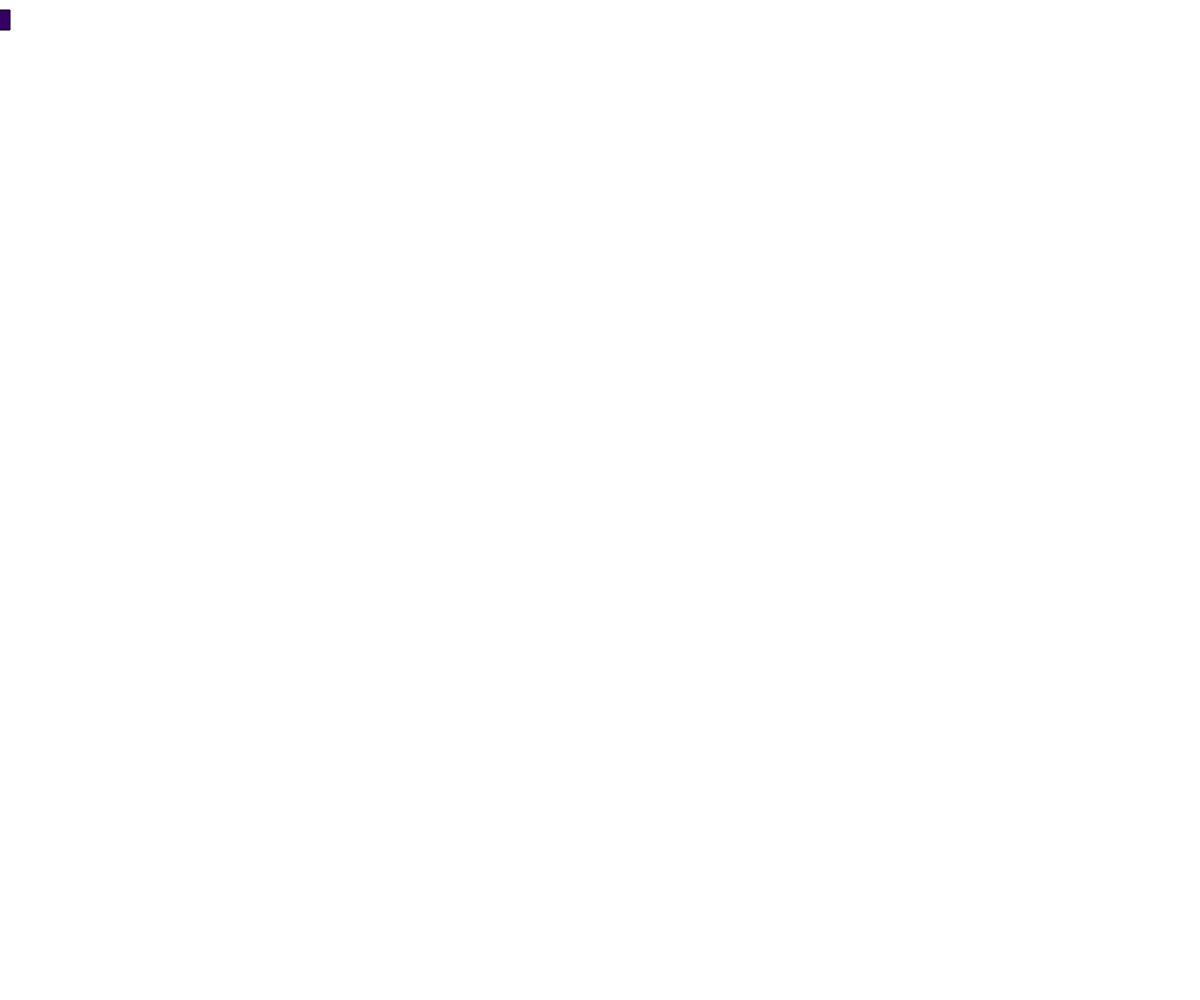
Frame 1 (no input)
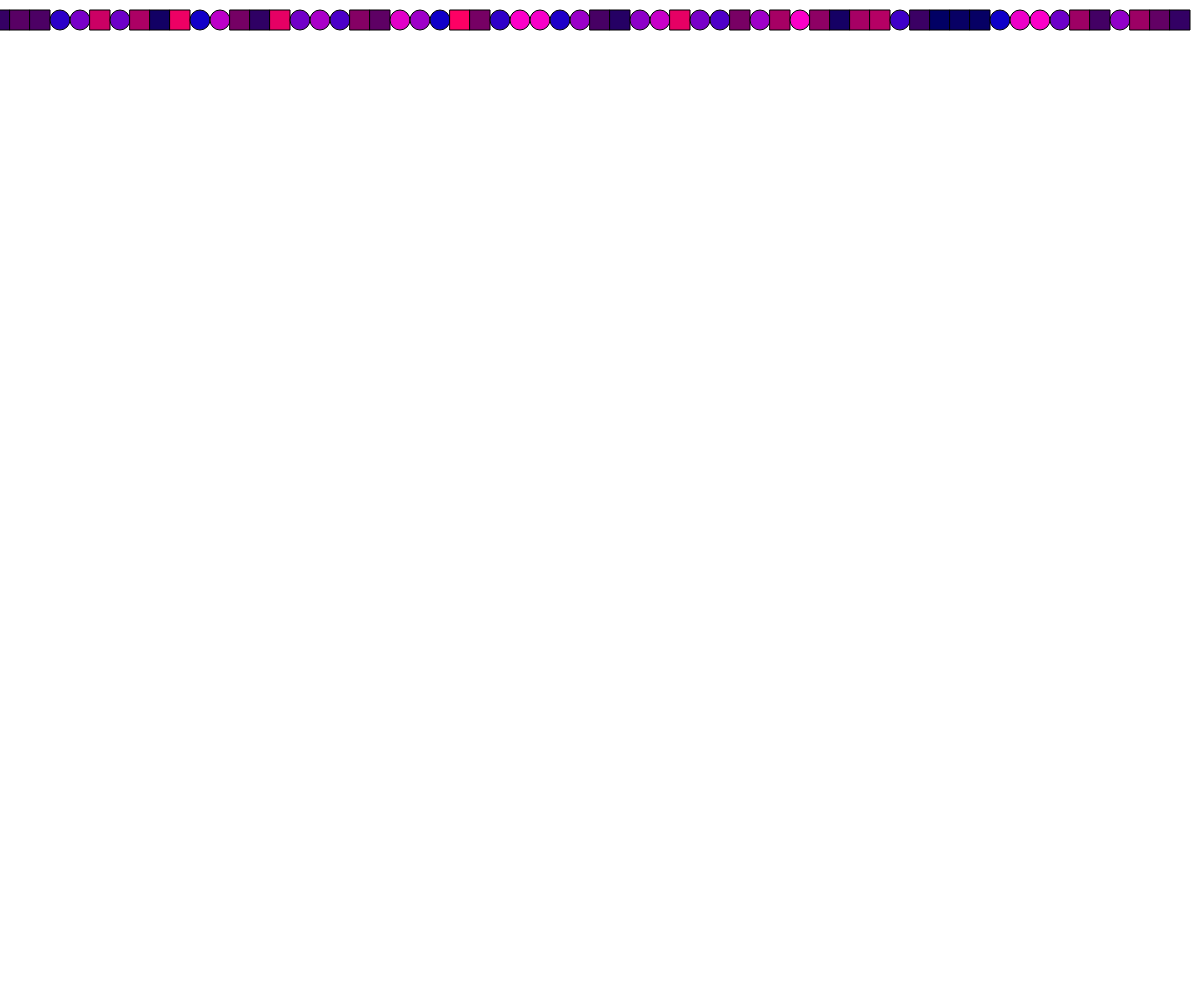
Frame 60 (no input)
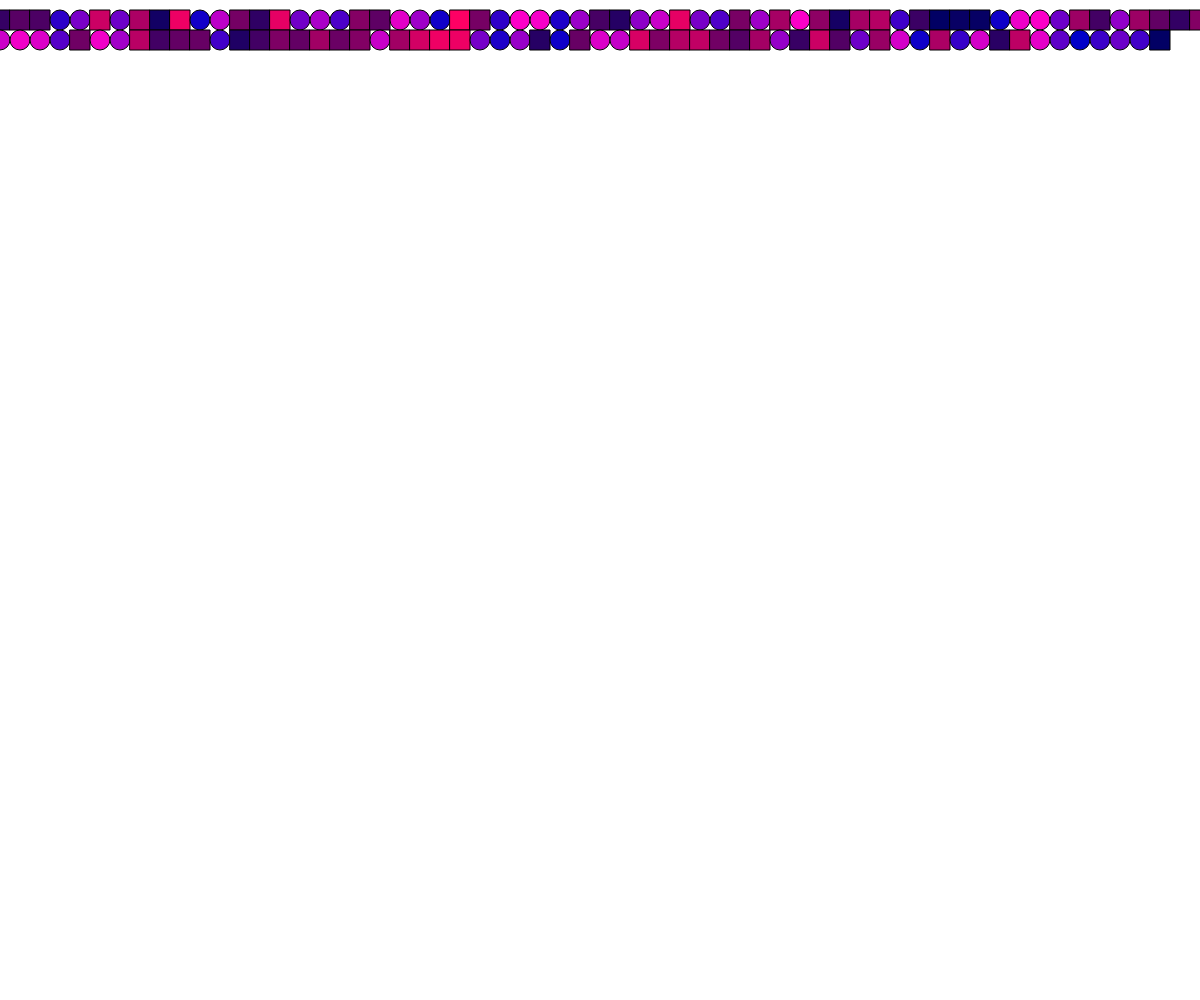
Frame 120 (the mouse pressed at the canvas centre since frame 60)

The p5.js sketch that drew these frames (run headless with seeded random() and noise() and a simulated clock; from frame 60 on, the mouse is pressed at the canvas centre):

// p5.js sketch
// ── sketch.js
// -
// 10 print variation 0.2 by barsab
// 2020 © barsab, Daniele @Fupete and the course DSII2020 at DESIGN.unirsm
// github.com/dsii-2020-unirsm — github.com/fupete
// Educational purposes, MIT License, 2020, San Marino
// —

let x = 0;
let y = 20;
size = 20;
function setup() {
  createCanvas(windowWidth, windowHeight);
  background(255);
  rectMode(CENTER);
}

function draw() {
  if (random(1) > 0.5) {
    fill (random(255), 0, 100);
    rect(x, y, size, size);
  } 
  else {
    fill (random(255), 0, 200);
    ellipse (x, y, size);
  }
  x+=20
  if (x > windowWidth) {
    x = 0 ;
    y += 20;
  } 
  if (y > windowHeight) {
   x=x+20;
   y=x+20;
  }
}
function windowResized() {
  resizeCanvas(windowWidth, windowHeight);
}
